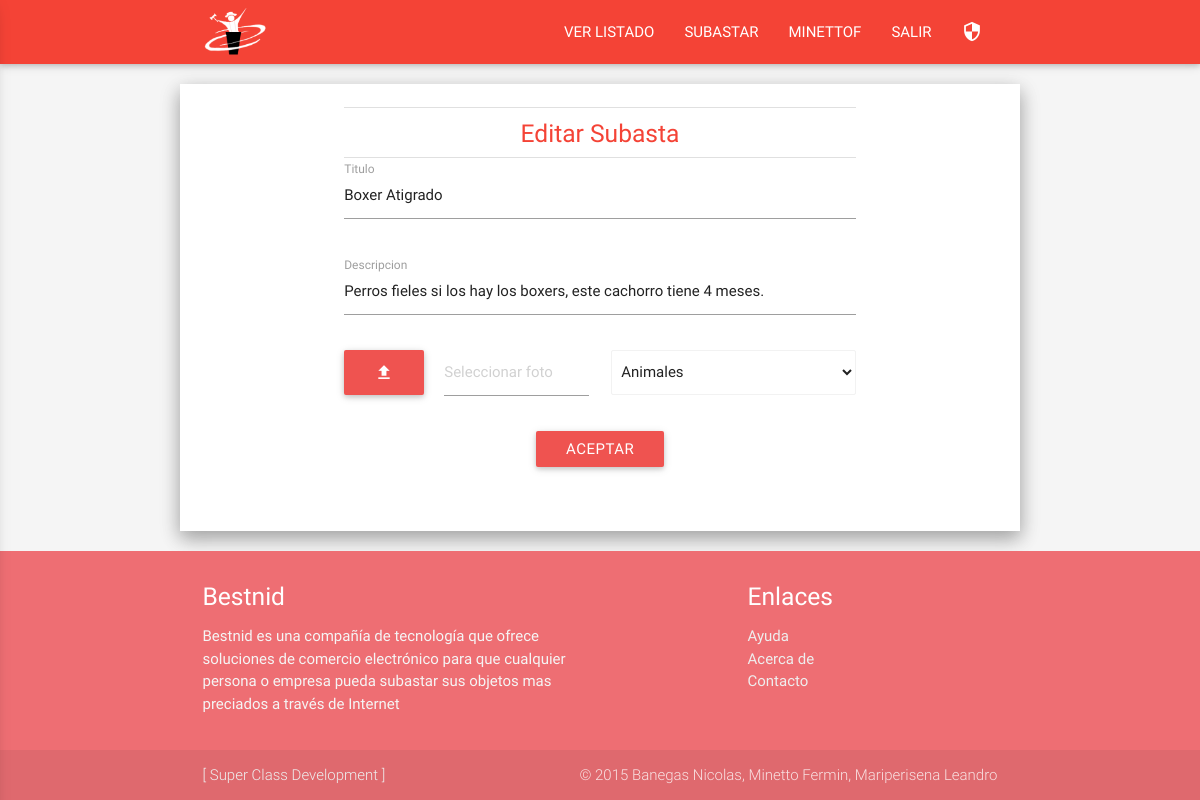
Before: /editarProducto.php?id=9 (signed in) with the older database file.
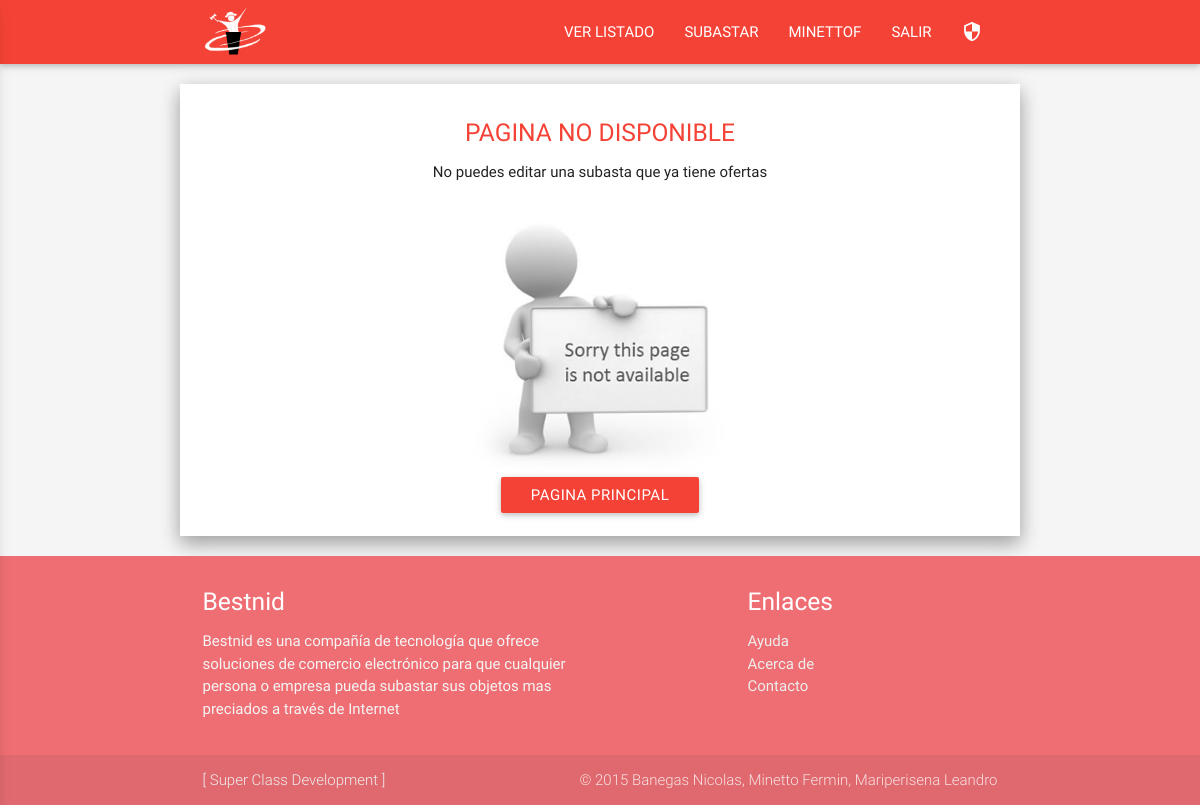
After: the same page with the newer database file.
### tables this page shows
CREATE TABLE IF NOT EXISTS `producto` (
  `id` int(11) NOT NULL AUTO_INCREMENT,
  `titulo` varchar(100) NOT NULL,
  `foto` varchar(150) NOT NULL,
  `descripcion` varchar(500) NOT NULL,
  `estado` smallint(6) NOT NULL,
  `fecha_ini` date NOT NULL,
  `fecha_fin` date NOT NULL,
  `id_categoria` int(11) NOT NULL,
  `id_usuario` int(11) NOT NULL,
  `id_user_ganador` int(11) NOT NULL,
  PRIMARY KEY (`id`)
);

CREATE TABLE IF NOT EXISTS `categoria` (
  `id` int(11) NOT NULL AUTO_INCREMENT,
  `nombre` varchar(45) NOT NULL,
  PRIMARY KEY (`id`)
);

### includes/modelo.class.php (called while the page is built, shortened)
<?php
class Modelo {
	private static $user = 'root';
	private static $pass = '';
	private static $host = '127.0.0.1';
	private static $dbnm = 'bestnid';
	private $con;
	function __construct() {
		$this->con = new mysqli(
			self::$host,
			self::$user,
			self::$pass,
			self::$dbnm);
		$this->con->set_charset("utf8");
	}
				else{ ?><p class="center red-text"> Contraseña Invalida </p> <?php return false;}
		?><p class="center red-text"> Usuario Invalido </p> <?php
	public function getProduct($id){
		$res = $this->con->query("SELECT * FROM producto WHERE id = '{$id}' ");
		$fila = array();
		$fila[] = $res->fetch_assoc() ;
		$resultado = $fila[0];
	return $resultado;
	}
	public function getNombreCategoria($id){
		$res = $this->con->query("SELECT * FROM categoria WHERE id = '{$id}' ");
		$fila = array();
		$fila[] = $res->fetch_assoc() ;
		$resultado = $fila[0]['nombre'];
	return $resultado;
	}
}
?>

### editarProducto.php (the view, shortened to what this page needs)
<?php
include('includes/modelo.class.php');
include('includes/header.php');
$con = new Modelo();
if (isset($_SESSION['id']) && isset($_GET['id'])){
	$producto = $con->getProduct($_GET['id']);
	if ($producto['id_usuario'] == $_SESSION['id']){
	$ofertas = $con->getOfertasOfProduct($producto['id']);
	if (empty($ofertas)){
?>
<div class="container"><br>
	<li class="divider"></li>
	<h5 class="center red-text">Editar Subasta</h5>
	<li class="divider"></li>
	<div class="row center" >
	  <form class="col s12 " action="#" method="post" enctype="multipart/form-data">
		<div class="row">
		  <div class="input-field col s12">
			<input id="input_text" type="text" length="100" name="titulo" value="<?php echo $producto['titulo'];?>"required >
			<label for="input_text">Titulo</label>
		  </div>
		</div>
		<div class="row">
		  <div class="input-field col s12">
			<input type="text" length="500" name="descripcion" value="<?php echo $producto['descripcion'];?>" required ></input>
			<label for="textarea1">Descripcion</label>
		  </div>
		</div>
		<div class="row">
			<div class="col m12 l6">
				<div class="file-field">
				  <input placeholder="Seleccionar foto" class="file-path validate" type="text" name="ruta"/>
				  <div class="btn red lighten-1" style="width:auto">
					<i class="mdi-file-file-upload"></i>
				  </div>
				</div>
			</div>
			<div class="col s12 m12 l6">
				<select class="browser-default" name="idcategoria" >
					<option value="<?php echo $producto['id_categoria'];?>"selected><?php echo $con->getNombreCategoria($producto['id_categoria']);?></option>
				</select>
			</div>
		</div>
		<div class="row center">
		<button class="btn waves-effect waves-light red lighten-1" type="submit">Aceptar</button>
		</div>
	  </form>
	</div>
</div>
<?php
}else{ ?>
<div class="center">
	<br>
	<h5 class="center red-text"> PAGINA NO DISPONIBLE </h5>
	<p class="center">No puedes editar una subasta que ya tiene ofertas</p>
	<br><img src="img/Error.jpg" width="250px"></img><br><a class="btn red" href="index.php">PAGINA PRINCIPAL</a><br><br>
	</div>
<?php
}
}
}
 include('includes/footer.php'); ?>

Changed rows visible on the page:
no longer on this page (row edited): producto: titulo "Boxer Atigrado", descripcion "Perros fieles si los hay los boxers, este cachorro tiene 4 meses.", idcategoria "Animales"
Other visible differences:
text no longer shown: "Editar Subasta Titulo Descripcion ACEPTAR"
text now shown: "PAGINA NO DISPONIBLE No puedes editar una subasta que ya tiene ofertas PAGINA PRINCIPAL"
